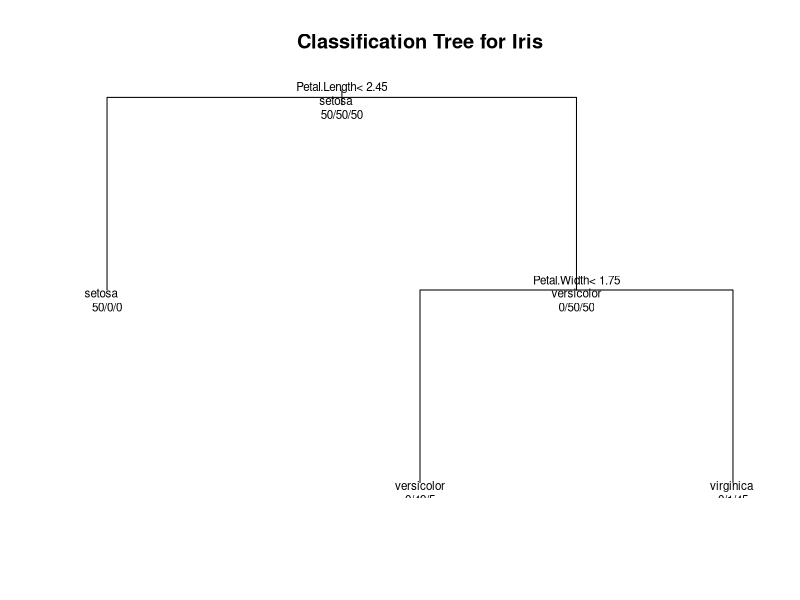

The R script that drew this image:
## ---- chunk 1
data(iris)
d2=iris
species=levels(d2$Species)
summary(d2)
## ---- chunk 2
library(rpart); fit = rpart(Species~., method="class", data=d2)
plot(fit, uniform=TRUE, main="Classification Tree for Iris")
text(fit, use.n=TRUE, all=TRUE, cex=.7)
## ---- chunk 3
input = data.frame(1,5,2,3)
names(input)= c("Sepal.Length","Sepal.Width","Petal.Length","Petal.Width")

pred = predict(fit, input)
predName = species[which.max(pred)]
